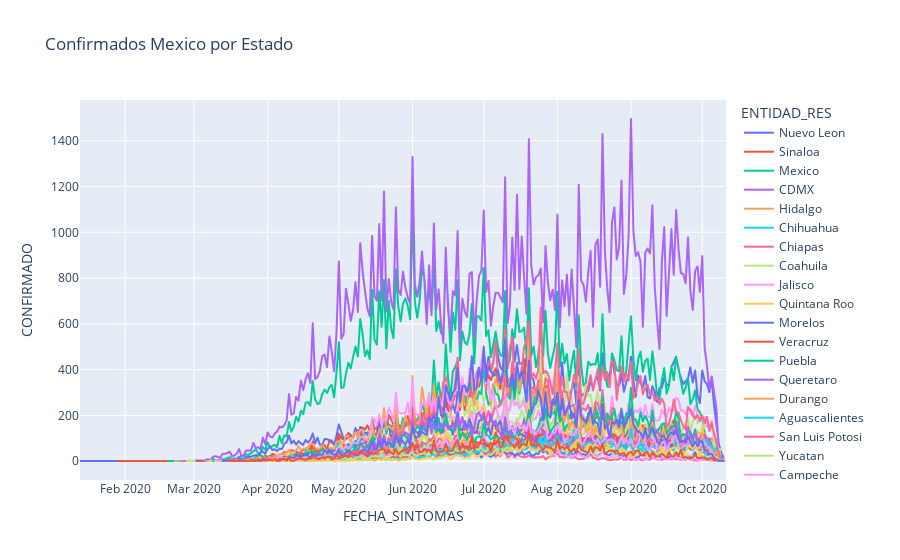

Notebook cell for this chart:
### Markdown cell above
### Confirmados Mexico por Estado

### Code cell
di = {1:"Aguascalientes", 2: "Baja California", 3:"Baja California Sur",  4: "Campeche", 5: "Coahuila", 6: "Colima",
     7: "Chiapas", 8: "Chihuahua", 9: "CDMX", 10: "Durango", 11: "Guanajuato", 12: "Guerrero", 13: "Hidalgo",
     14: "Jalisco", 15: "Mexico", 16: "Michoacan", 17: "Morelos", 18: "Nayarit", 19: "Nuevo Leon", 20: "Oaxaca",
     21: "Puebla", 22: "Queretaro", 23: "Quintana Roo", 24: "San Luis Potosi", 25: "Sinaloa", 26: "Sonora",
     27: "Tabasco", 28: "Tamaulipas", 29: "Tlaxcala", 30: "Veracruz", 31: "Yucatan", 32: "Zacatecas"}

df = df_mx

df = df.loc[df['RESULTADO_LAB'] == 1] # resultado = positivo SARS-COV-2

df = df.replace({"ENTIDAD_RES": di})

df = df[['FECHA_SINTOMAS','RESULTADO_LAB','ENTIDAD_RES']]

df.loc[df['RESULTADO_LAB'] == 1, 'CONFIRMADO'] = ['1']

df_by_date = df.groupby(["FECHA_SINTOMAS","ENTIDAD_RES"],as_index=False).count()

fig = px.line(df_by_date, df_by_date.FECHA_SINTOMAS, df_by_date.CONFIRMADO, 
              title='Confirmados Mexico por Estado', line_group = "ENTIDAD_RES", 
              color="ENTIDAD_RES")
fig.show()

### Figure 1 — Plotly figure (JSON) as saved in the notebook; plotly's stock layout.template omitted (floating-point values rounded to 4 significant figures; data arrays with more than 128 entries replaced by an {"elided": "..."} marker saying what was removed)
{"data": [{"hovertemplate": "ENTIDAD_RES=Nuevo Leon<br>FECHA_SINTOMAS=%{x}<br>CONFIRMADO=%{y}<extra></extra>", "legendgroup": "Nuevo Leon", "line": {"color": "#636efa", "dash": "solid"}, "mode": "lines", "name": "Nuevo Leon", "showlegend": true, "type": "scattergl", "x": {"elided": "222 str values"}, "xaxis": "x", "y": {"elided": "222 int values"}, "yaxis": "y"}, {"hovertemplate": "ENTIDAD_RES=Sinaloa<br>FECHA_SINTOMAS=%{x}<br>CONFIRMADO=%{y}<extra></extra>", "legendgroup": "Sinaloa", "line": {"color": "#EF553B", "dash": "solid"}, "mode": "lines", "name": "Sinaloa", "showlegend": true, "type": "scattergl", "x": {"elided": "215 str values"}, "xaxis": "x", "y": {"elided": "215 int values"}, "yaxis": "y"}, {"hovertemplate": "ENTIDAD_RES=Mexico<br>FECHA_SINTOMAS=%{x}<br>CONFIRMADO=%{y}<extra></extra>", "legendgroup": "Mexico", "line": {"color": "#00cc96", "dash": "solid"}, "mode": "lines", "name": "Mexico", "showlegend": true, "type": "scattergl", "x": {"elided": "225 str values"}, "xaxis": "x", "y": {"elided": "225 int values"}, "yaxis": "y"}, {"hovertemplate": "ENTIDAD_RES=CDMX<br>FECHA_SINTOMAS=%{x}<br>CONFIRMADO=%{y}<extra></extra>", "legendgroup": "CDMX", "line": {"color": "#ab63fa", "dash": "solid"}, "mode": "lines", "name": "CDMX", "showlegend": true, "type": "scattergl", "x": {"elided": "229 str values"}, "xaxis": "x", "y": {"elided": "229 int values"}, "yaxis": "y"}, {"hovertemplate": "ENTIDAD_RES=Hidalgo<br>FECHA_SINTOMAS=%{x}<br>CONFIRMADO=%{y}<extra></extra>", "legendgroup": "Hidalgo", "line": {"color": "#FFA15A", "dash": "solid"}, "mode": "lines", "name": "Hidalgo", "showlegend": true, "type": "scattergl", "x": {"elided": "211 str values"}, "xaxis": "x", "y": {"elided": "211 int values"}, "yaxis": "y"}, {"hovertemplate": "ENTIDAD_RES=Chihuahua<br>FECHA_SINTOMAS=%{x}<br>CONFIRMADO=%{y}<extra></extra>", "legendgroup": "Chihuahua", "line": {"color": "#19d3f3", "dash": "solid"}, "mode": "lines", "name": "Chihuahua", "showlegend": true, "type": "scattergl", "x": {"elided": "211 str values"}, "xaxis": "x", "y": {"elided": "211 int values"}, "yaxis": "y"}, {"hovertemplate": "ENTIDAD_RES=Chiapas<br>FECHA_SINTOMAS=%{x}<br>CONFIRMADO=%{y}<extra></extra>", "legendgroup": "Chiapas", "line": {"color": "#FF6692", "dash": "solid"}, "mode": "lines", "name": "Chiapas", "showlegend": true, "type": "scattergl", "x": {"elided": "205 str values"}, "xaxis": "x", "y": {"elided": "205 int values"}, "yaxis": "y"}, {"hovertemplate": "ENTIDAD_RES=Coahuila<br>FECHA_SINTOMAS=%{x}<br>CONFIRMADO=%{y}<extra></extra>", "legendgroup": "Coahuila", "line": {"color": "#B6E880", "dash": "solid"}, "mode": "lines", "name": "Coahuila", "showlegend": true, "type": "scattergl", "x": {"elided": "212 str values"}, "xaxis": "x", "y": {"elided": "212 int values"}, "yaxis": "y"}, {"hovertemplate": "ENTIDAD_RES=Jalisco<br>FECHA_SINTOMAS=%{x}<br>CONFIRMADO=%{y}<extra></extra>", "legendgroup": "Jalisco", "line": {"color": "#FF97FF", "dash": "solid"}, "mode": "lines", "name": "Jalisco", "showlegend": true, "type": "scattergl", "x": {"elided": "219 str values"}, "xaxis": "x", "y": {"elided": "219 int values"}, "yaxis": "y"}, {"hovertemplate": "ENTIDAD_RES=Quintana Roo<br>FECHA_SINTOMAS=%{x}<br>CONFIRMADO=%{y}<extra></extra>", "legendgroup": "Quintana Roo", "line": {"color": "#FECB52", "dash": "solid"}, "mode": "lines", "name": "Quintana Roo", "showlegend": true, "type": "scattergl", "x": {"elided": "217 str values"}, "xaxis": "x", "y": {"elided": "217 int values"}, "yaxis": "y"}, {"hovertemplate": "ENTIDAD_RES=Morelos<br>FECHA_SINTOMAS=%{x}<br>CONFIRMADO=%{y}<extra></extra>", "legendgroup": "Morelos", "line": {"color": "#636efa", "dash": "solid"}, "mode": "lines", "name": "Morelos", "showlegend": true, "type": "scattergl", "x": {"elided": "211 str values"}, "xaxis": "x", "y": {"elided": "211 int values"}, "yaxis": "y"}, {"hovertemplate": "ENTIDAD_RES=Veracruz<br>FECHA_SINTOMAS=%{x}<br>CONFIRMADO=%{y}<extra></extra>", "legendgroup": "Veracruz", "line": {"color": "#EF553B", "dash": "solid"}, "mode": "lines", "name": "Veracruz", "showlegend": true, "type": "scattergl", "x": {"elided": "211 str values"}, "xaxis": "x", "y": {"elided": "211 int values"}, "yaxis": "y"}, {"hovertemplate": "ENTIDAD_RES=Puebla<br>FECHA_SINTOMAS=%{x}<br>CONFIRMADO=%{y}<extra></extra>", "legendgroup": "Puebla", "line": {"color": "#00cc96", "dash": "solid"}, "mode": "lines", "name": "Puebla", "showlegend": true, "type": "scattergl", "x": {"elided": "218 str values"}, "xaxis": "x", "y": {"elided": "218 int values"}, "yaxis": "y"}, {"hovertemplate": "ENTIDAD_RES=Queretaro<br>FECHA_SINTOMAS=%{x}<br>CONFIRMADO=%{y}<extra></extra>", "legendgroup": "Queretaro", "line": {"color": "#ab63fa", "dash": "solid"}, "mode": "lines", "name": "Queretaro", "showlegend": true, "type": "scattergl", "x": {"elided": "213 str values"}, "xaxis": "x", "y": {"elided": "213 int values"}, "yaxis": "y"}, {"hovertemplate": "ENTIDAD_RES=Durango<br>FECHA_SINTOMAS=%{x}<br>CONFIRMADO=%{y}<extra></extra>", "legendgroup": "Durango", "line": {"color": "#FFA15A", "dash": "solid"}, "mode": "lines", "name": "Durango", "showlegend": true, "type": "scattergl", "x": {"elided": "198 str values"}, "xaxis": "x", "y": {"elided": "198 int values"}, "yaxis": "y"}, {"hovertemplate": "ENTIDAD_RES=Aguascalientes<br>FECHA_SINTOMAS=%{x}<br>CONFIRMADO=%{y}<extra></extra>", "legendgroup": "Aguascalientes", "line": {"color": "#19d3f3", "dash": "solid"}, "mode": "lines", "name": "Aguascalientes", "showlegend": true, "type": "scattergl", "x": {"elided": "209 str values"}, "xaxis": "x", "y": {"elided": "209 int values"}, "yaxis": "y"}, {"hovertemplate": "ENTIDAD_RES=San Luis Potosi<br>FECHA_SINTOMAS=%{x}<br>CONFIRMADO=%{y}<extra></extra>", "legendgroup": "San Luis Potosi", "line": {"color": "#FF6692", "dash": "solid"}, "mode": "lines", "name": "San Luis Potosi", "showlegend": true, "type": "scattergl", "x": {"elided": "211 str values"}, "xaxis": "x", "y": {"elided": "211 int values"}, "yaxis": "y"}, {"hovertemplate": "ENTIDAD_RES=Yucatan<br>FECHA_SINTOMAS=%{x}<br>CONFIRMADO=%{y}<extra></extra>", "legendgroup": "Yucatan", "line": {"color": "#B6E880", "dash": "solid"}, "mode": "lines", "name": "Yucatan", "showlegend": true, "type": "scattergl", "x": {"elided": "219 str values"}, "xaxis": "x", "y": {"elided": "219 int values"}, "yaxis": "y"}, {"hovertemplate": "ENTIDAD_RES=Campeche<br>FECHA_SINTOMAS=%{x}<br>CONFIRMADO=%{y}<extra></extra>", "legendgroup": "Campeche", "line": {"color": "#FF97FF", "dash": "solid"}, "mode": "lines", "name": "Campeche", "showlegend": true, "type": "scattergl", "x": {"elided": "199 str values"}, "xaxis": "x", "y": {"elided": "199 int values"}, "yaxis": "y"}, {"hovertemplate": "ENTIDAD_RES=Guerrero<br>FECHA_SINTOMAS=%{x}<br>CONFIRMADO=%{y}<extra></extra>", "legendgroup": "Guerrero", "line": {"color": "#FECB52", "dash": "solid"}, "mode": "lines", "name": "Guerrero", "showlegend": true, "type": "scattergl", "x": {"elided": "213 str values"}, "xaxis": "x", "y": {"elided": "213 int values"}, "yaxis": "y"}, {"hovertemplate": "ENTIDAD_RES=Baja California<br>FECHA_SINTOMAS=%{x}<br>CONFIRMADO=%{y}<extra></extra>", "legendgroup": "Baja California", "line": {"color": "#636efa", "dash": "solid"}, "mode": "lines", "name": "Baja California", "showlegend": true, "type": "scattergl", "x": {"elided": "214 str values"}, "xaxis": "x", "y": {"elided": "214 int values"}, "yaxis": "y"}, {"hovertemplate": "ENTIDAD_RES=Baja California Sur<br>FECHA_SINTOMAS=%{x}<br>CONFIRMADO=%{y}<extra></extra>", "legendgroup": "Baja California Sur", "line": {"color": "#EF553B", "dash": "solid"}, "mode": "lines", "name": "Baja California Sur", "showlegend": true, "type": "scattergl", "x": {"elided": "209 str values"}, "xaxis": "x", "y": {"elided": "209 int values"}, "yaxis": "y"}, {"hovertemplate": "ENTIDAD_RES=Michoacan<br>FECHA_SINTOMAS=%{x}<br>CONFIRMADO=%{y}<extra></extra>", "legendgroup": "Michoacan", "line": {"color": "#00cc96", "dash": "solid"}, "mode": "lines", "name": "Michoacan", "showlegend": true, "type": "scattergl", "x": {"elided": "207 str values"}, "xaxis": "x", "y": {"elided": "207 int values"}, "yaxis": "y"}, {"hovertemplate": "ENTIDAD_RES=Oaxaca<br>FECHA_SINTOMAS=%{x}<br>CONFIRMADO=%{y}<extra></extra>", "legendgroup": "Oaxaca", "line": {"color": "#ab63fa", "dash": "solid"}, "mode": "lines", "name": "Oaxaca", "showlegend": true, "type": "scattergl", "x": {"elided": "207 str values"}, "xaxis": "x", "y": {"elided": "207 int values"}, "yaxis": "y"}, {"hovertemplate": "ENTIDAD_RES=Tabasco<br>FECHA_SINTOMAS=%{x}<br>CONFIRMADO=%{y}<extra></extra>", "legendgroup": "Tabasco", "line": {"color": "#FFA15A", "dash": "solid"}, "mode": "lines", "name": "Tabasco", "showlegend": true, "type": "scattergl", "x": {"elided": "214 str values"}, "xaxis": "x", "y": {"elided": "214 int values"}, "yaxis": "y"}, {"hovertemplate": "ENTIDAD_RES=Zacatecas<br>FECHA_SINTOMAS=%{x}<br>CONFIRMADO=%{y}<extra></extra>", "legendgroup": "Zacatecas", "line": {"color": "#19d3f3", "dash": "solid"}, "mode": "lines", "name": "Zacatecas", "showlegend": true, "type": "scattergl", "x": {"elided": "199 str values"}, "xaxis": "x", "y": {"elided": "199 int values"}, "yaxis": "y"}, {"hovertemplate": "ENTIDAD_RES=Guanajuato<br>FECHA_SINTOMAS=%{x}<br>CONFIRMADO=%{y}<extra></extra>", "legendgroup": "Guanajuato", "line": {"color": "#FF6692", "dash": "solid"}, "mode": "lines", "name": "Guanajuato", "showlegend": true, "type": "scattergl", "x": {"elided": "211 str values"}, "xaxis": "x", "y": {"elided": "211 int values"}, "yaxis": "y"}, {"hovertemplate": "ENTIDAD_RES=Nayarit<br>FECHA_SINTOMAS=%{x}<br>CONFIRMADO=%{y}<extra></extra>", "legendgroup": "Nayarit", "line": {"color": "#B6E880", "dash": "solid"}, "mode": "lines", "name": "Nayarit", "showlegend": true, "type": "scattergl", "x": {"elided": "201 str values"}, "xaxis": "x", "y": {"elided": "201 int values"}, "yaxis": "y"}, {"hovertemplate": "ENTIDAD_RES=Sonora<br>FECHA_SINTOMAS=%{x}<br>CONFIRMADO=%{y}<extra></extra>", "legendgroup": "Sonora", "line": {"color": "#FF97FF", "dash": "solid"}, "mode": "lines", "name": "Sonora", "showlegend": true, "type": "scattergl", "x": {"elided": "207 str values"}, "xaxis": "x", "y": {"elided": "207 int values"}, "yaxis": "y"}, {"hovertemplate": "ENTIDAD_RES=Colima<br>FECHA_SINTOMAS=%{x}<br>CONFIRMADO=%{y}<extra></extra>", "legendgroup": "Colima", "line": {"color": "#FECB52", "dash": "solid"}, "mode": "lines", "name": "Colima", "showlegend": true, "type": "scattergl", "x": {"elided": "181 str values"}, "xaxis": "x", "y": {"elided": "181 int values"}, "yaxis": "y"}, {"hovertemplate": "ENTIDAD_RES=Tamaulipas<br>FECHA_SINTOMAS=%{x}<br>CONFIRMADO=%{y}<extra></extra>", "legendgroup": "Tamaulipas", "line": {"color": "#636efa", "dash": "solid"}, "mode": "lines", "name": "Tamaulipas", "showlegend": true, "type": "scattergl", "x": {"elided": "207 str values"}, "xaxis": "x", "y": {"elided": "207 int values"}, "yaxis": "y"}, {"hovertemplate": "ENTIDAD_RES=Tlaxcala<br>FECHA_SINTOMAS=%{x}<br>CONFIRMADO=%{y}<extra></extra>", "legendgroup": "Tlaxcala", "line": {"color": "#EF553B", "dash": "solid"}, "mode": "lines", "name": "Tlaxcala", "showlegend": true, "type": "scattergl", "x": {"elided": "200 str values"}, "xaxis": "x", "y": {"elided": "200 int values"}, "yaxis": "y"}], "layout": {"legend": {"title": {"text": "ENTIDAD_RES"}, "tracegroupgap": 0}, "title": {"text": "Confirmados Mexico por Estado"}, "xaxis": {"anchor": "y", "domain": [0, 1], "title": {"text": "FECHA_SINTOMAS"}}, "yaxis": {"anchor": "x", "domain": [0, 1], "title": {"text": "CONFIRMADO"}}}}
